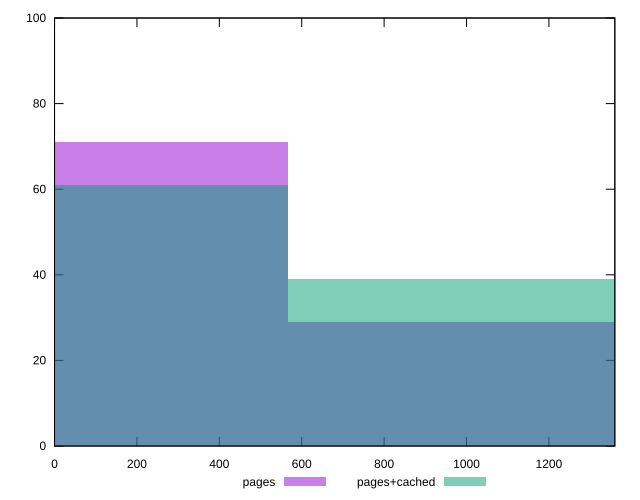

Source code (gnuplot):
reset

$pages <<EOF
0 71
1135.332344660468 29
EOF

$pagesCached <<EOF
1135.332344660468 39
0 61
EOF

set key outside below
set boxwidth 1135.332344660468
set xrange [0:1360]
set yrange [0:100]
set trange [0:100]
set style fill transparent solid 0.5 noborder
set terminal svg size 640, 500 enhanced background rgb 'white'
set output "reprap/offscreen-images/comparison/histogram/0_vs_1.svg"

plot $pages title "pages" with boxes, \
     $pagesCached title "pages+cached" with boxes

reset
